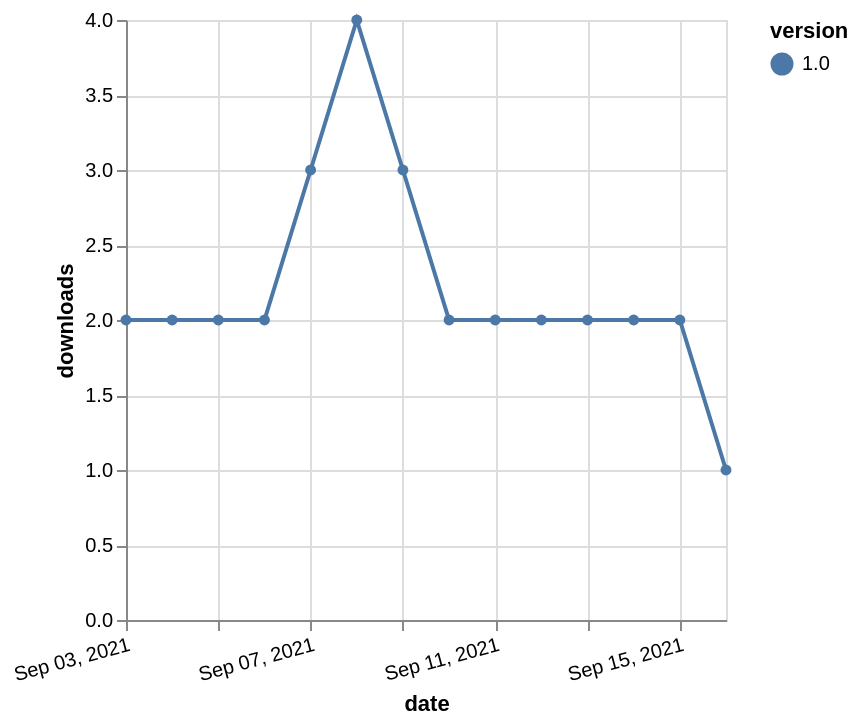

The specification (Vega-Lite) saved for this image:
### Vega-Lite specification from a JSON file in a GitHub repository (floating-point values rounded to 4 significant figures)
{"$schema": "https://vega.github.io/schema/vega-lite/v5.json", "description": "A simple bar chart with embedded data.", "data": {"values": [{"date": "2021-09-03", "total": 2734, "delta": 2, "version": "1.0"}, {"date": "2021-09-04", "total": 2736, "delta": 2, "version": "1.0"}, {"date": "2021-09-05", "total": 2738, "delta": 2, "version": "1.0"}, {"date": "2021-09-06", "total": 2740, "delta": 2, "version": "1.0"}, {"date": "2021-09-07", "total": 2743, "delta": 3, "version": "1.0"}, {"date": "2021-09-08", "total": 2747, "delta": 4, "version": "1.0"}, {"date": "2021-09-09", "total": 2750, "delta": 3, "version": "1.0"}, {"date": "2021-09-10", "total": 2752, "delta": 2, "version": "1.0"}, {"date": "2021-09-11", "total": 2754, "delta": 2, "version": "1.0"}, {"date": "2021-09-12", "total": 2756, "delta": 2, "version": "1.0"}, {"date": "2021-09-13", "total": 2758, "delta": 2, "version": "1.0"}, {"date": "2021-09-14", "total": 2760, "delta": 2, "version": "1.0"}, {"date": "2021-09-15", "total": 2762, "delta": 2, "version": "1.0"}, {"date": "2021-09-16", "total": 2763, "delta": 1, "version": "1.0"}]}, "width": "container", "mark": {"type": "line", "point": {"filled": true}}, "encoding": {"x": {"field": "date", "type": "temporal", "timeUnit": "yearmonthdate", "title": "date", "axis": {"labelAngle": -15}}, "y": {"field": "delta", "type": "quantitative", "title": "downloads"}, "color": {"field": "version", "type": "nominal"}, "tooltip": {"field": "delta"}}}
